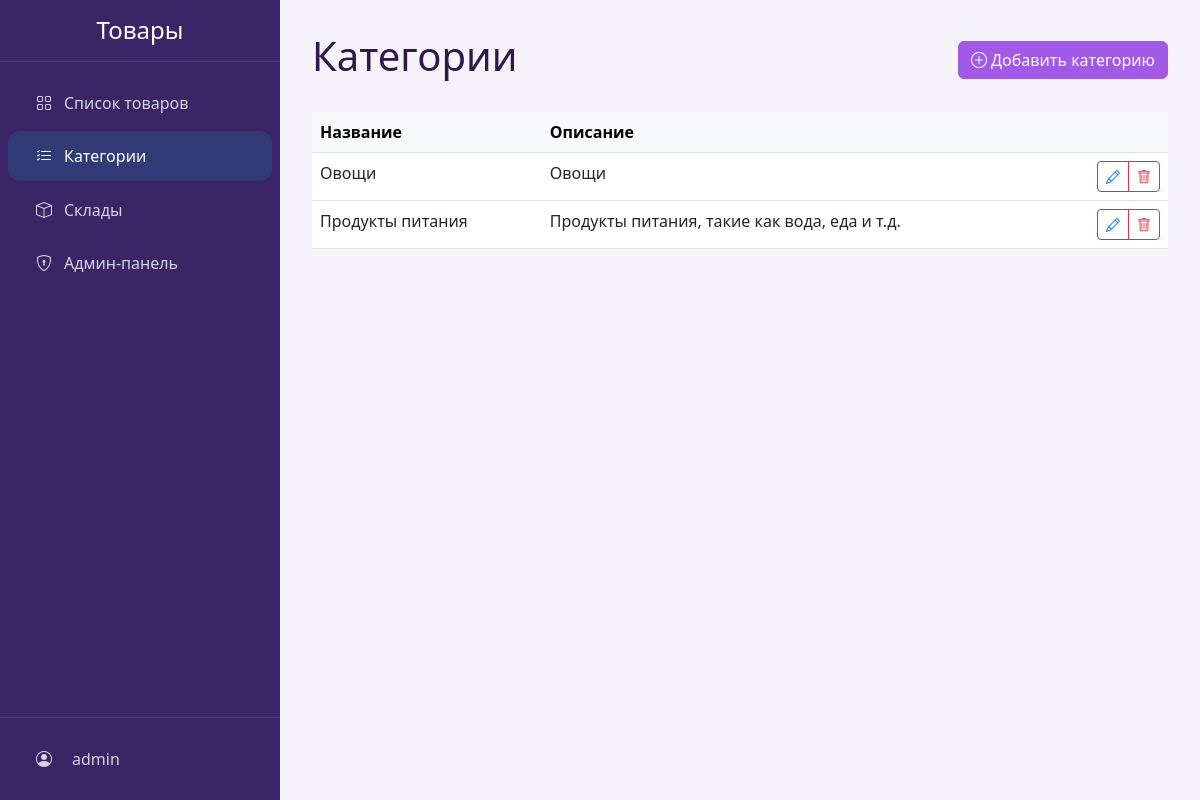
Page /categories/ (signed in) on the earlier database version.
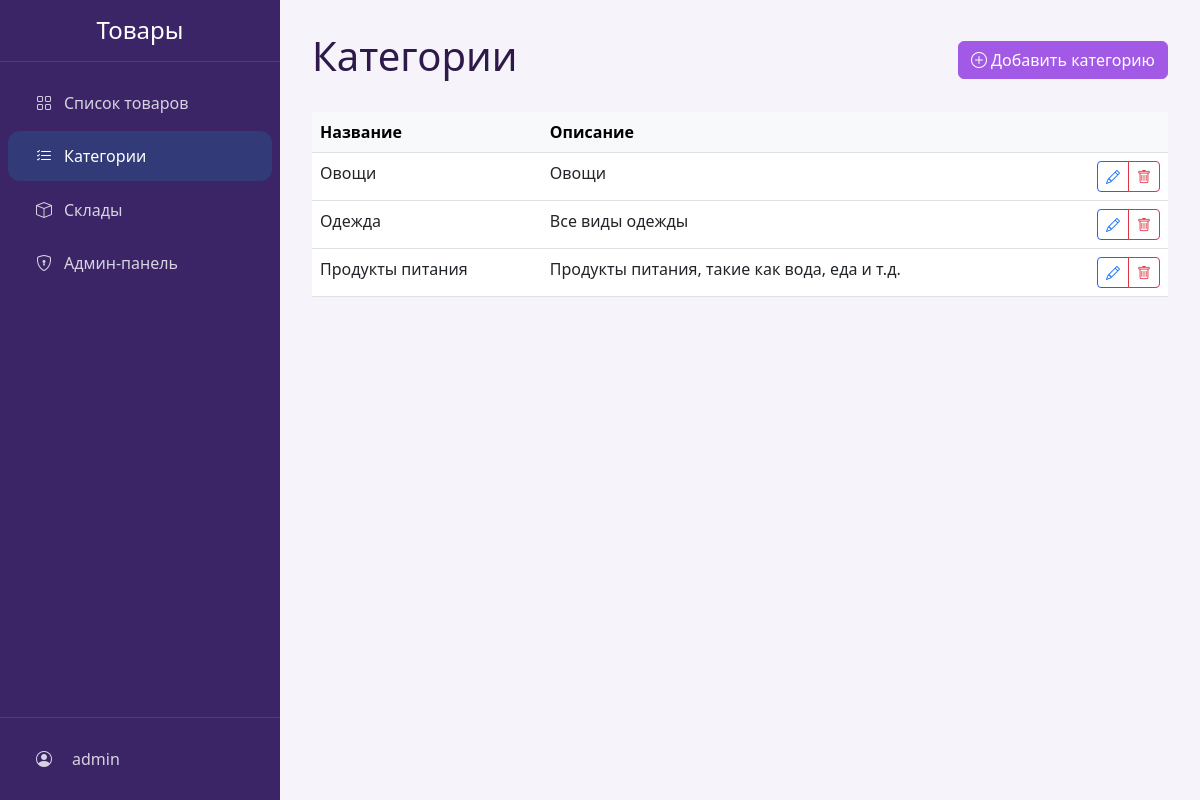
Same page on the later database version.
### products/models.py (models this page shows, shortened)
class Category(models.Model):
    name = models.CharField('Название', max_length=100)
    description = models.TextField('Описание', blank=True)
    created_at = models.DateTimeField('Дата создания', auto_now_add=True, null=True, blank=True)
    updated_at = models.DateTimeField('Дата обновления', auto_now=True)
    class Meta:
        verbose_name = 'Категория'
        verbose_name_plural = 'Категории'
        ordering = ['name']

### products/views.py (the view)
# urls.py: path('categories/', views.category_list, name='category_list'),
@login_required
def category_list(request):
    categories = Category.objects.all()
    return render(request, 'categories/list.html', {
        'categories': categories,
    })

### products/templates/categories/list.html (shortened to what this page needs)
{% extends 'base.html' %}
{% block content %}
<div class="row mb-4 align-items-center">
    <div class="col">
        <h1>Категории</h1>
    </div>
    <div class="col-auto">
        <a href="{% url 'category_add' %}" class="btn btn-primary">
            <i class="bi bi-plus-circle"></i>
            <span class="d-none d-md-inline">Добавить категорию</span>
        </a>
    </div>
</div>
<div class="table-responsive">
    <table class="table table-hover">
        <thead class="table-light">
            <tr>
                <th>Название</th>
                <th>Описание</th>
                <th class="text-end"></th>
            </tr>
        </thead>
        <tbody>
            {% for category in categories %}
            <tr>
                <td>{{ category.name }}</td>
                <td>{{ category.description }}</td>
                <td class="text-end">
                    <div class="btn-group">
                        <a href="{% url 'category_edit' category.pk %}" class="btn btn-sm btn-outline-primary" title="Редактировать">
                            <i class="bi bi-pencil"></i>
                        </a>
                        <button type="button"
                                class="btn btn-sm btn-outline-danger delete-btn"
                                data-bs-toggle="modal"
                                data-bs-target="#deleteCategoryModal"
                                data-category-id="{{ category.pk }}"
                                data-category-name="{{ category.name }}"
                                title="Удалить">
                            <i class="bi bi-trash"></i>
                        </button>
                    </div>
                </td>
            </tr>
            {% empty %}
            <tr>
                <td colspan="3" class="text-center py-4">Нет категорий для отображения</td>
            </tr>
            {% endfor %}
        </tbody>
    </table>
</div>
{% endblock %}

Differences in the rows shown:
added Category: name "Одежда", description "Все виды одежды"
